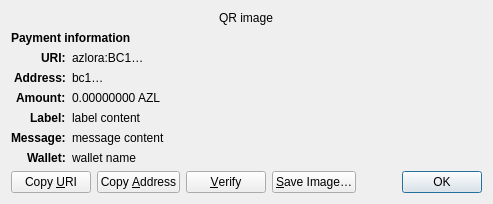
<?xml version="1.0" encoding="UTF-8"?>
<ui version="4.0">
 <class>ReceiveRequestDialog</class>
 <widget class="QDialog" name="ReceiveRequestDialog">
  <property name="geometry">
   <rect>
    <x>0</x>
    <y>0</y>
    <width>413</width>
    <height>229</height>
   </rect>
  </property>
  <property name="windowTitle">
   <string>Request payment to …</string>
  </property>
  <layout class="QGridLayout" name="gridLayout" columnstretch="0,1">
   <property name="sizeConstraint">
    <enum>QLayout::SetFixedSize</enum>
   </property>
   <item row="0" column="0" colspan="2" alignment="Qt::AlignHCenter">
    <widget class="QRImageWidget" name="qr_code">
     <property name="text">
      <string notr="true">QR image</string>
     </property>
     <property name="textInteractionFlags">
      <set>Qt::NoTextInteraction</set>
     </property>
    </widget>
   </item>
   <item row="1" column="0" colspan="2">
    <widget class="QLabel" name="payment_header">
     <property name="font">
      <font>
       <weight>75</weight>
       <bold>true</bold>
      </font>
     </property>
     <property name="text">
      <string>Payment information</string>
     </property>
     <property name="textInteractionFlags">
      <set>Qt::NoTextInteraction</set>
     </property>
    </widget>
   </item>
   <item row="2" column="0" alignment="Qt::AlignRight|Qt::AlignTop">
    <widget class="QLabel" name="uri_tag">
     <property name="font">
      <font>
       <weight>75</weight>
       <bold>true</bold>
      </font>
     </property>
     <property name="text">
      <string notr="true">URI:</string>
     </property>
     <property name="textFormat">
      <enum>Qt::PlainText</enum>
     </property>
     <property name="textInteractionFlags">
      <set>Qt::NoTextInteraction</set>
     </property>
    </widget>
   </item>
   <item row="2" column="1" alignment="Qt::AlignTop">
    <widget class="QLabel" name="uri_content">
     <property name="text">
      <string notr="true">azlora:BC1…</string>
     </property>
     <property name="textFormat">
      <enum>Qt::RichText</enum>
     </property>
     <property name="wordWrap">
      <bool>true</bool>
     </property>
     <property name="textInteractionFlags">
      <set>Qt::TextSelectableByMouse</set>
     </property>
    </widget>
   </item>
   <item row="3" column="0" alignment="Qt::AlignRight|Qt::AlignTop">
    <widget class="QLabel" name="address_tag">
     <property name="font">
      <font>
       <weight>75</weight>
       <bold>true</bold>
      </font>
     </property>
     <property name="text">
      <string>Address:</string>
     </property>
     <property name="textInteractionFlags">
      <set>Qt::NoTextInteraction</set>
     </property>
    </widget>
   </item>
   <item row="3" column="1" alignment="Qt::AlignTop">
    <widget class="QLabel" name="address_content">
     <property name="text">
      <string notr="true">bc1…</string>
     </property>
     <property name="textFormat">
      <enum>Qt::PlainText</enum>
     </property>
     <property name="textInteractionFlags">
      <set>Qt::TextSelectableByMouse</set>
     </property>
    </widget>
   </item>
   <item row="4" column="0" alignment="Qt::AlignRight|Qt::AlignTop">
    <widget class="QLabel" name="amount_tag">
     <property name="font">
      <font>
       <weight>75</weight>
       <bold>true</bold>
      </font>
     </property>
     <property name="text">
      <string>Amount:</string>
     </property>
     <property name="textInteractionFlags">
      <set>Qt::NoTextInteraction</set>
     </property>
    </widget>
   </item>
   <item row="4" column="1" alignment="Qt::AlignTop">
    <widget class="QLabel" name="amount_content">
     <property name="text">
      <string notr="true">0.00000000 AZL</string>
     </property>
     <property name="textFormat">
      <enum>Qt::PlainText</enum>
     </property>
     <property name="textInteractionFlags">
      <set>Qt::TextSelectableByMouse</set>
     </property>
    </widget>
   </item>
   <item row="5" column="0" alignment="Qt::AlignRight|Qt::AlignTop">
    <widget class="QLabel" name="label_tag">
     <property name="font">
      <font>
       <weight>75</weight>
       <bold>true</bold>
      </font>
     </property>
     <property name="text">
      <string>Label:</string>
     </property>
     <property name="textInteractionFlags">
      <set>Qt::NoTextInteraction</set>
     </property>
    </widget>
   </item>
   <item row="5" column="1" alignment="Qt::AlignTop">
    <widget class="QLabel" name="label_content">
     <property name="text">
      <string notr="true">label content</string>
     </property>
     <property name="textFormat">
      <enum>Qt::PlainText</enum>
     </property>
     <property name="wordWrap">
      <bool>true</bool>
     </property>
     <property name="textInteractionFlags">
      <set>Qt::TextSelectableByMouse</set>
     </property>
    </widget>
   </item>
   <item row="6" column="0" alignment="Qt::AlignRight|Qt::AlignTop">
    <widget class="QLabel" name="message_tag">
     <property name="font">
      <font>
       <weight>75</weight>
       <bold>true</bold>
      </font>
     </property>
     <property name="text">
      <string>Message:</string>
     </property>
     <property name="textInteractionFlags">
      <set>Qt::NoTextInteraction</set>
     </property>
    </widget>
   </item>
   <item row="6" column="1" alignment="Qt::AlignTop">
    <widget class="QLabel" name="message_content">
     <property name="text">
      <string notr="true">message content</string>
     </property>
     <property name="textFormat">
      <enum>Qt::PlainText</enum>
     </property>
     <property name="wordWrap">
      <bool>true</bool>
     </property>
     <property name="textInteractionFlags">
      <set>Qt::TextSelectableByMouse</set>
     </property>
    </widget>
   </item>
   <item row="7" column="0" alignment="Qt::AlignRight|Qt::AlignTop">
    <widget class="QLabel" name="wallet_tag">
     <property name="font">
      <font>
       <weight>75</weight>
       <bold>true</bold>
      </font>
     </property>
     <property name="text">
      <string>Wallet:</string>
     </property>
     <property name="textInteractionFlags">
      <set>Qt::NoTextInteraction</set>
     </property>
    </widget>
   </item>
   <item row="7" column="1" alignment="Qt::AlignTop">
    <widget class="QLabel" name="wallet_content">
     <property name="text">
      <string notr="true">wallet name</string>
     </property>
     <property name="textFormat">
      <enum>Qt::PlainText</enum>
     </property>
     <property name="wordWrap">
      <bool>true</bool>
     </property>
     <property name="textInteractionFlags">
      <set>Qt::TextSelectableByMouse</set>
     </property>
    </widget>
   </item>
   <item row="8" column="0" colspan="2">
    <layout class="QHBoxLayout" name="horizontalLayout">
     <item>
      <widget class="QPushButton" name="btnCopyURI">
       <property name="text">
        <string>Copy &amp;URI</string>
       </property>
       <property name="autoDefault">
        <bool>false</bool>
       </property>
      </widget>
     </item>
     <item>
      <widget class="QPushButton" name="btnCopyAddress">
       <property name="text">
        <string>Copy &amp;Address</string>
       </property>
       <property name="autoDefault">
        <bool>false</bool>
       </property>
      </widget>
     </item>
     <item>
      <widget class="QPushButton" name="btnVerify">
       <property name="text">
        <string>&amp;Verify</string>
       </property>
       <property name="toolTip">
        <string>Verify this address on e.g. a hardware wallet screen</string>
       </property>
       <property name="autoDefault">
        <bool>false</bool>
       </property>
      </widget>
     </item>
     <item>
      <widget class="QPushButton" name="btnSaveAs">
       <property name="text">
        <string>&amp;Save Image…</string>
       </property>
       <property name="autoDefault">
        <bool>false</bool>
       </property>
      </widget>
     </item>
     <item>
      <spacer name="horizontalSpacer_2">
       <property name="orientation">
        <enum>Qt::Horizontal</enum>
       </property>
       <property name="sizeHint" stdset="0">
        <size>
         <width>40</width>
         <height>20</height>
        </size>
       </property>
      </spacer>
     </item>
     <item>
      <widget class="QDialogButtonBox" name="buttonBox">
       <property name="focusPolicy">
        <enum>Qt::StrongFocus</enum>
       </property>
       <property name="standardButtons">
        <set>QDialogButtonBox::Ok</set>
       </property>
      </widget>
     </item>
    </layout>
   </item>
  </layout>
 </widget>
 <customwidgets>
  <customwidget>
   <class>QRImageWidget</class>
   <extends>QLabel</extends>
   <header>qt/qrimagewidget.h</header>
  </customwidget>
 </customwidgets>
 <tabstops>
  <tabstop>buttonBox</tabstop>
  <tabstop>btnCopyURI</tabstop>
  <tabstop>btnCopyAddress</tabstop>
  <tabstop>btnSaveAs</tabstop>
 </tabstops>
 <resources/>
 <connections>
  <connection>
   <sender>buttonBox</sender>
   <signal>accepted()</signal>
   <receiver>ReceiveRequestDialog</receiver>
   <slot>accept()</slot>
   <hints>
    <hint type="sourcelabel">
     <x>135</x>
     <y>230</y>
    </hint>
    <hint type="destinationlabel">
     <x>135</x>
     <y>126</y>
    </hint>
   </hints>
  </connection>
 </connections>
</ui>
